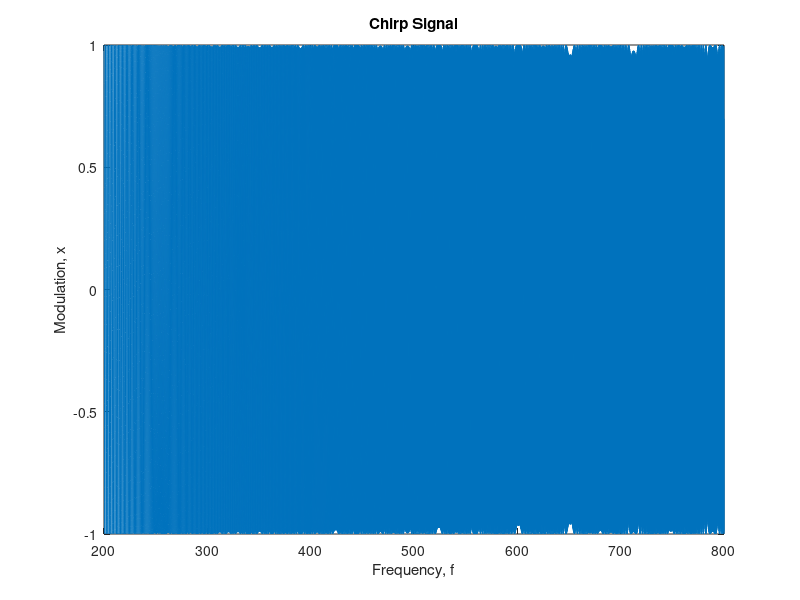

Write MATLAB code to recreate this figure.
clear
close all
clc
L = 2;
fs = 11025;
Ts = 1/fs;
t  = 0:Ts:L-Ts;...............................................................
    

f0 = 200;
w = 2*pi*f0;
mu = 300;
x = cos(2*pi*(f0+t.*mu).*t);
N = length(t);
F = fs/N;
f = f0+t*mu;
soundsc(x, fs);
plot(f,x);
xlabel('Frequency, f');
ylabel('Modulation, x');
title('Chirp Signal');